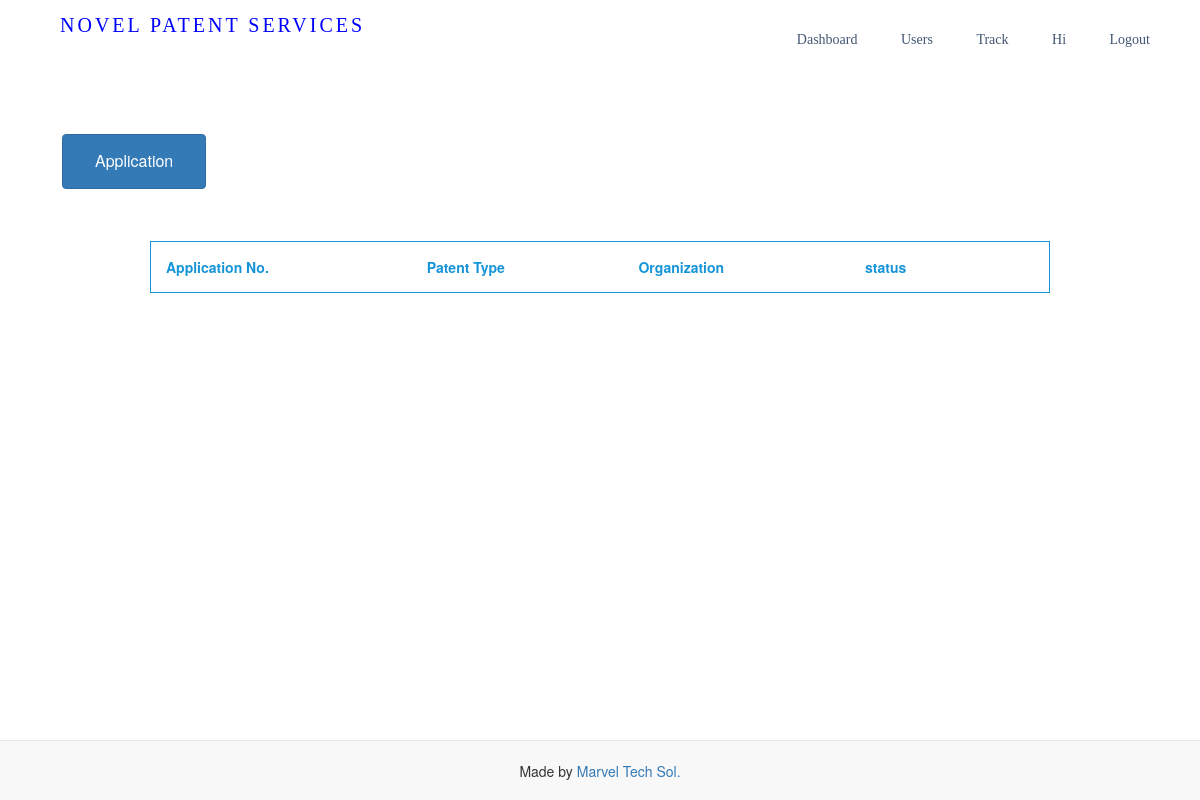
Page /adminpanel/ on the earlier database version.
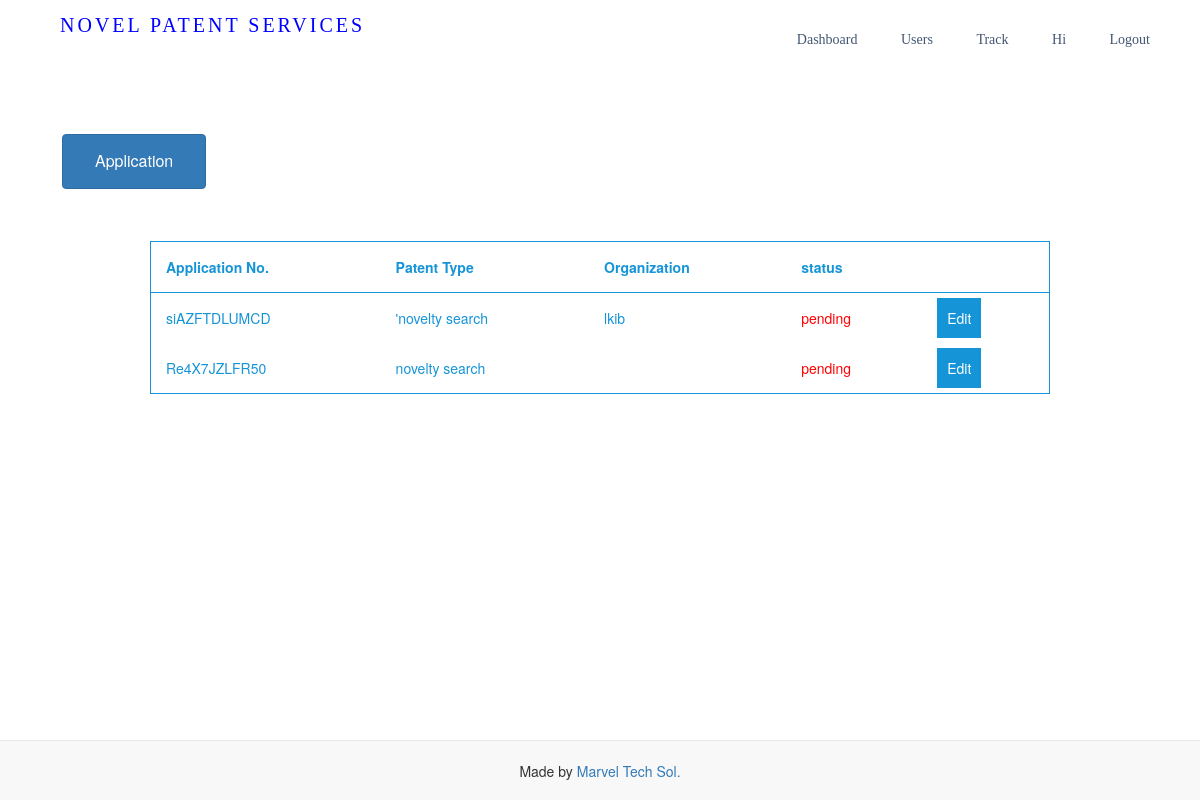
Same page on the later database version.
### Patent/models.py (models this page shows, shortened)
class Patentapplication(models.Model):
    uid = models.CharField(max_length=20)
    title = models.CharField(max_length=1000)
    organisation = models.CharField(max_length=100)
    modeofcontact = models.CharField(max_length=50)
    referedby = models.CharField(max_length=100)
    conntactnumber = models.CharField(max_length=10)
    emailid = models.EmailField(max_length=50)
    patenttype = models.CharField(max_length=30)
    status = models.BooleanField(default=False)

### adminpanel/views.py (the view)
# urls.py: path("", views.adminpanel, name='adminpanel'),
def adminpanel(r):
    patent = apps.get_model('Patent', 'Patentapplication')
    return render(r, "admin/admin.html", {'con': patent.objects.all()})

### templates/admin/admin.html (shortened to what this page needs)
<!DOCTYPE html>
<html lang="en">
<head>
    <link rel="stylesheet" href="https://maxcdn.bootstrapcdn.com/bootstrap/3.4.1/css/bootstrap.min.css">
</head>
{% include 'navigation/topnavbar.html' %}
<body>
    <div class="btn-group" style="margin-top:5%;margin-left:5%">
        <button type="button" style="padding:15px 32px;font-size: 16px;margin: 4px 2px;" class="btn btn-primary dropdown-toggle" data-toggle="dropdown" aria-haspopup="true" aria-expanded="false" >
          Application
        </button>
      </div>
    <div>
        <table align="center" style="margin-top:4%;">
            <tr >
              <th>Application No.</th>
              <th>Patent Type</th>
              <th>Organization</th>
              <th>status</th>
              <th></th>
</tr>
{% for i in con %}
            {% if not i.status %}
            <tr>
                <td>{{i.uid}}</td>
                <td>{{i.patenttype}}</td>
                <td>{{i.organisation}}</td>
                {% if i.status %}
                <td style="color:green">completed</td>
                {% else %}
                <td style="color:red">pending</td>
                {% endif %}
                <td><a type="button btn-primary" style="background-color: #1694d8;padding:10px;text-decoration:none ;color: white;border-color: #1694d8;" href="{% url 'editapplication' uid=i.uid  %}" >Edit</a></td>
              </tr>
            {% endif %}
            {% endfor %}
          </table>
          </div>
</body>
{% include 'navigation/footer.html' %}
</html>

Differences in the rows shown:
added Patentapplication: uid "siAZFTDLUMCD", patenttype "'novelty search", organisation "lkib", status "pending"
added Patentapplication: uid "Re4X7JZLFR50", patenttype "novelty search", status "pending"
